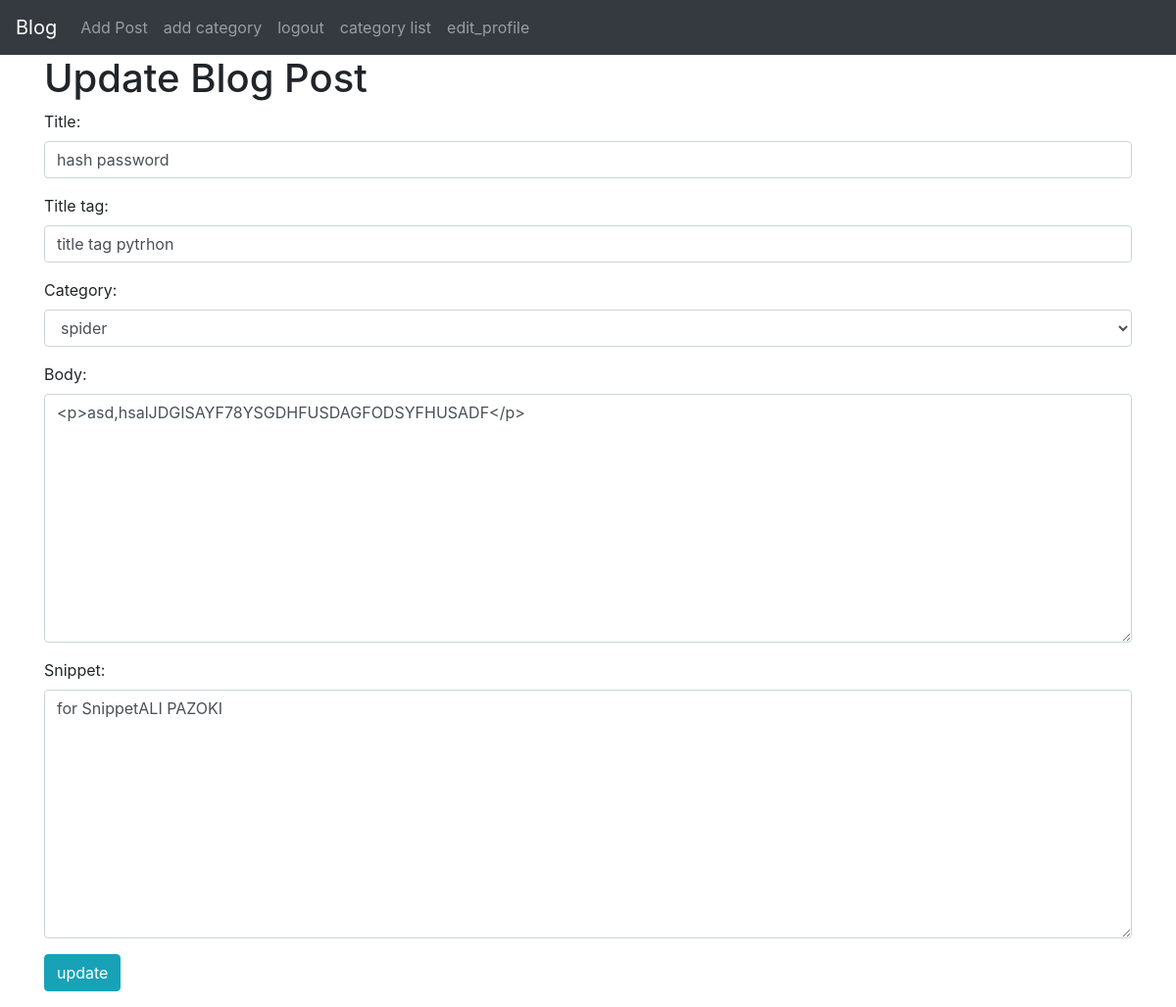
The app's page /article/update/18 (signed in) with its own data.
### MyBlog/models.py (models this page shows, shortened)
class Post(models.Model):
    title = models.CharField(max_length=260)
    title_tag = models.CharField(max_length=250)
    author = models.ForeignKey(User, on_delete=models.CASCADE)
    body = RichTextField(blank=True, null=True)
    post_date = models.DateField(auto_now_add=True)
    category = models.CharField(max_length=260, default=None)
    snippet = models.CharField(max_length=260, default='for Snippet')
    likes = models.ManyToManyField(User, related_name='blog_post')

### MyBlog/views.py (the view)
# urls.py: path('article/update/<int:pk>', UpdatePostView.as_view(), name="update_post"),
class UpdatePostView(UpdateView):
    model = Post
    template_name = 'Update_post.html'
    form_class = EditForm

### MyBlog/forms.py
class EditForm(forms.ModelForm):
    class Meta:
        model = Post
        fields = ('title', 'title_tag', 'category', 'body', 'snippet')
        widgets = {
            'title': forms.TextInput(attrs={'class': 'form-control'}),
            'title_tag': forms.TextInput(attrs={'class': 'form-control'}),
            'body': forms.Textarea(attrs={'class': 'form-control'}),
            'category': forms.Select(choices=choices_list, attrs={'class': 'form-control'}),
            'snippet': forms.Textarea(attrs={'class': 'form-control'}),
        }

### templates/Update_post.html (shortened to what this page needs)
{% extends 'base.html' %}
{% load static %}
{% block content %}
    {% if user.is_authenticated %}
        {% if user.is_authenticated %}
            <h1>Update Blog Post</h1>
            <form method="post">
                <div class="form-group">
                    {{ form.as_p }}
                    <button class="btn btn-info">update</button>
                </div>
            </form>
        {% else %}
            you are not allow
        {% endif %}
    {% endif %}
{% endblock %}

### records on screen
Post: title "hash password", title_tag "title tag pytrhon", category "spider", body "<p>asd,hsalJDGISAYF78YSGDHFUSDAGFODSYFHUSADF</p>", snippet "for SnippetALI PAZOKI"
